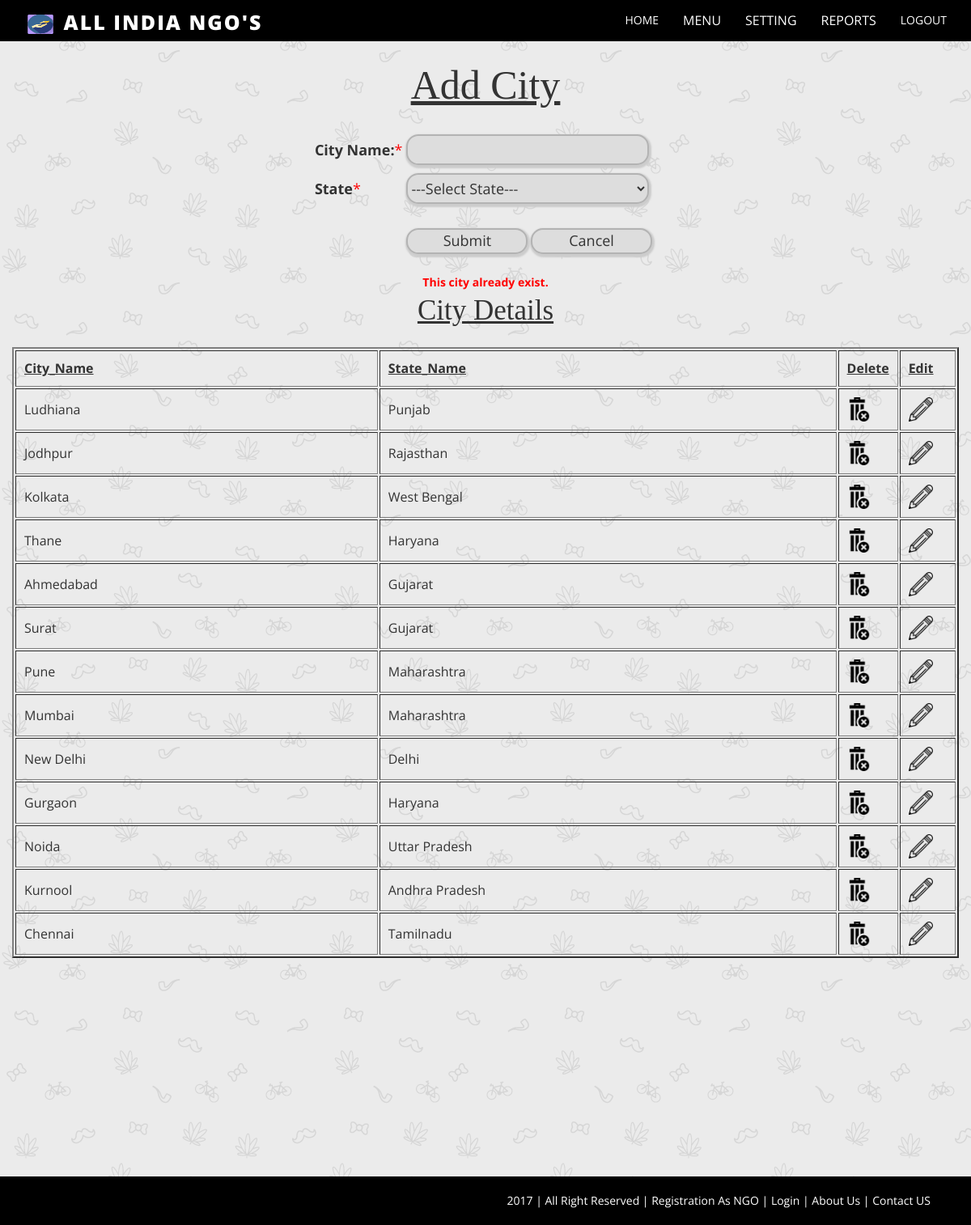
The page /project/city.php?y=NotValid on the database its author committed.
### tables this page shows
CREATE TABLE IF NOT EXISTS `city` (
  `cityid` int(10) NOT NULL AUTO_INCREMENT,
  `cityname` varchar(20) NOT NULL,
  `stateid` int(10) NOT NULL,
  PRIMARY KEY (`cityid`)
);

CREATE TABLE IF NOT EXISTS `state` (
  `stateid` int(10) NOT NULL AUTO_INCREMENT,
  `statename` varchar(20) NOT NULL,
  PRIMARY KEY (`stateid`)
);

### project/city.php (the view, shortened to what this page needs)
<?php
	include("adminheader.php");
?>
<center>
<form action="addcity.php" name="f1" onsubmit="return check();" method="post">
<center>
<span class="header">Add City</span>
<br>
<br>
<table>
<tr>
		<td style="font-size:18px;"><b>City Name:</b><span style="color:red">*</span></td>
		<td style="padding:5px"><input type="text" class="tbox" name="t1" style="width:300px;height:38px">
		<span id="d1" class="error"></span></td>
</tr>
<tr>
		<td style="font-size:18px;"><b>State</b><span style="color:red">*</span></td>
		<td style="padding:5px">
		<select name="c1" class="tbox" style="width:300px;height:38px">
			<option value="0">---Select State---</option>
		</select>
 </td>
<tr>
<td>&nbsp;</td>
</tr>
<tr>
		<td>&nbsp;</td>
		<td style="padding:5px"><input type="Submit" class="tbox" value="Submit" name="b1" style="width:150px;font-size:18px;">
		<input type="Reset" value="Cancel" name="b2" class="tbox" style="width:150px;font-size:18px;"></td>
</tr>
</table>
</center>
</form>
 <br>
<?php
 	if(isset($_GET["y"]))
	{
?>
		<font color="red"><b>This city already exist.</b></font>
<?php
	}
?>
<br>
<?php
	include("dbconnection.php");
	$rs=$obj->query("select * From city c,state s where c.stateid=s.stateid");
?>
<center>
<span class="table">City Details</span>
<br>
<br>
<table class="tbl" border=2>
<tr>
	<td style="padding:10px;font-size:16px;"><b><u>City_Name</b></u></td>
	<td style="padding:10px;font-size:16px;"><b><u>State_Name</b></u></td>
	<td style="padding:10px;font-size:16px;"><b><u>Delete</b></u></td>
	<td style="padding:10px;font-size:16px;"><b><u>Edit</b></u></td>
</tr>
	<?php
		while($db=$rs->fetch())
		{
	?>
			<tr>
				<td style="padding:10px;font-size:16px;"><?php echo $db["cityname"]; ?></td>
				<td style="padding:10px;font-size:16px;"><?php echo $db["statename"]; ?></td>
				<td style="padding:10px;font-size:16px;" width="6%"><a href='deletecity.php?x=<?php echo $db["cityid"]; ?>' onclick="return confirm('You sure you want to delete <?php echo $db["cityname"]; ?> ?'); "><img src="image\delete.png" height=30 width=30></a></td>
				<td style="padding:10px;font-size:16px;" width="6%"><a href='editcity.php?x=<?php echo $db["cityid"]; ?>' onclick="return confirm('You sure you want to edit <?php echo $db["cityname"]; ?> ?'); "><img src="image\edit.png" height=30 width=30></a></td>
			</tr>
	<?php
	   }
	?>
</table>
</center>
<?php
	include("adminfooter.php");
?></center>

### project/city.php (style rules this page uses)
.header { color:dark grey; font-family:bookman old style; font-size:50px; text-decoration:underline; }
.table { color:dark grey; font-family:bookman old style; font-size:35px; text-decoration:underline; }
.tbox { border:2px solid #b3b3b3; background:#dddddd; width:200px; font-size:18px; border-radius:15px; -moz-border-radius:25px; -moz-box-shadow:1px 1px 1px #ccc; -webkit-box-shadow: 1px 1px 1px 1px #ccc; box-shadow: 1px 2px 2px 2px #ccc; }
.tbl { border-collapse: separate; border-spacing: 2px 2px; border-color:dark grey; }

### rows shown on the page
city: cityname "Ludhiana", stateid.statename "Punjab"
city: cityname "Jodhpur", stateid.statename "Rajasthan"
city: cityname "Kolkata", stateid.statename "West Bengal"
city: cityname "Thane", stateid.statename "Haryana"
city: cityname "Ahmedabad", stateid.statename "Gujarat"
city: cityname "Surat", stateid.statename "Gujarat"
city: cityname "Pune", stateid.statename "Maharashtra"
city: cityname "Mumbai", stateid.statename "Maharashtra"
city: cityname "New Delhi", stateid.statename "Delhi"
city: cityname "Gurgaon", stateid.statename "Haryana"
city: cityname "Noida", stateid.statename "Uttar Pradesh"
city: cityname "Kurnool", stateid.statename "Andhra Pradesh"
city: cityname "Chennai", stateid.statename "Tamilnadu"
